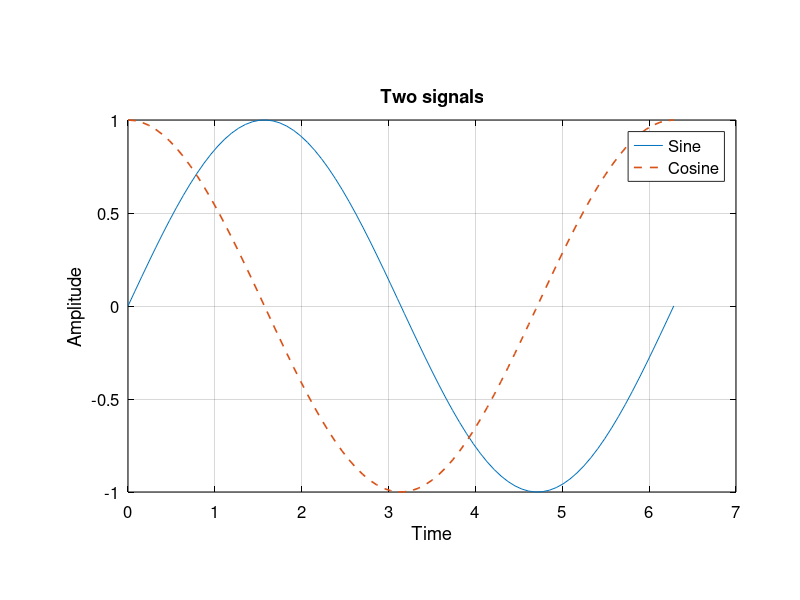

This figure's MATLAB source: (Note: this script raises an error after producing the figure.)
function results = example_profile_gallery(outputDirectory, showFigures)
%EXAMPLE_PROFILE_GALLERY Four MATLAB figures, each exported three ways.
%   From the repository root:
%     addpath(fullfile('examples', '13-profile-gallery'));
%     results = example_profile_gallery();
%   Requires LuaLaTeX, TikZ, PGFPlots and standalone on the MATLAB PATH.
%   Outputs go to .audit/profile-gallery; reruns replace this demo's products.
%   Figures remain open for experimentation. Pass ([], false) for hidden
%   figures that are closed automatically (for example in validation).
%   This is an executable .m file; .mat files store variables, not code.

    root = fileparts(fileparts(fileparts(mfilename('fullpath'))));
    addpath(fullfile(root, 'src'));
    if nargin < 1 || isempty(outputDirectory)
        outputDirectory = fullfile(root, '.audit', 'profile-gallery');
    end
    if nargin < 2, showFigures = true; end
    if exist(outputDirectory, 'dir') ~= 7, mkdir(outputDirectory); end
    visibility = 'off';
    if showFigures, visibility = 'on'; end

    names = {'lines', 'scatter', 'errorbars', 'six-column-legend'};
    variants = {'no-profile', 'single-column-85mm', 'double-column-170mm'};
    options = {{}, {'Profile', 'publication', 'Width', 'single-column'}, ...
        {'Profile', 'publication', 'Width', 'double-column'}};
    results = struct();
    failures = 0;
    for k = 1:numel(names)
        fig = figure('Name', names{k}, 'NumberTitle', 'off', ...
            'Visible', visibility, 'Color', 'white', ...
            'Units', 'pixels', 'Position', [100 100 720 432]);
        cleanup = onCleanup(@() closeHiddenFigure(fig, showFigures));
        ax = axes('Parent', fig, 'Position', [0.16 0.18 0.76 0.62], ...
            'Color', 'white', 'XColor', 'black', 'YColor', 'black', ...
            'FontSize', 12);
        makeExample(ax, k);
        % Save an editable MATLAB source figure before any export.
        sourcePath = fullfile(outputDirectory, [names{k} '.fig']);
        savefig(fig, sourcePath);
        results(k).name = names{k};
        results(k).figurePath = sourcePath;
        for j = 1:numel(variants)
            exportOptions = options{j};
            outputBase = fullfile(outputDirectory, ...
                [names{k} '-' variants{j}]);
            % No-profile is literally an export without Profile/Width.
            result = m2t.export(fig, outputBase, exportOptions{:}, ...
                'Overwrite', true);
            results(k).exports(j).variant = variants{j};
            results(k).exports(j).result = result;
            fprintf('%-19s %-24s %s\n', names{k}, variants{j}, result.status);
            if ~result.success
                failures = failures + 1;
                for d = 1:numel(result.diagnostics)
                    fprintf('  %s\n', result.diagnostics(d).message);
                end
            end
        end
        clear cleanup;
    end
    fprintf('\nOutput directory: %s\n', outputDirectory);
    if failures > 0
        warning('M2T:GalleryExportFailed', ...
            '%d exports failed. Check results and the compiler logs.', failures);
    end
end

function makeExample(ax, index)
    x = linspace(0, 2*pi, 80);
    switch index
        case 1
            plot(ax, x, sin(x), '-', x, cos(x), '--', 'LineWidth', 1.2);
            xlabel(ax, 'Time'); ylabel(ax, 'Amplitude');
            title(ax, 'Two signals', 'Color', 'black');
            legend(ax, {'Sine', 'Cosine'}, 'Location', 'northeast');
        case 2
            samples = 1:8;
            scatter(ax, samples, [1.2 1.8 1.5 2.6 2.4 3.3 3.1 4], ...
                36, [0.15 0.45 0.7], 'o', 'DisplayName', 'Samples');
            xlabel(ax, 'Sample'); ylabel(ax, 'Value');
            title(ax, 'Measured samples', 'Color', 'black');
            legend(ax, 'show', 'Location', 'northwest');
        case 3
            errorbar(ax, 1:5, [2 3 2.5 4 3.5], ...
                [0.1 0.2 0.15 0.25 0.2], [0.3 0.2 0.25 0.2 0.3], ...
                'o-', 'LineWidth', 1.2, 'DisplayName', 'Data');
            xlabel(ax, 'Sample'); ylabel(ax, 'Value');
            title(ax, 'Measurement uncertainty', 'Color', 'black');
            legend(ax, 'show', 'Location', 'northwest');
        case 4
            hold(ax, 'on');
            colors = lines(6);
            for j = 1:6
                plot(ax, x, sin(x + (j-1)*pi/8) + (j-1)*0.3, ...
                    'Color', colors(j,:), 'LineWidth', 1.2, ...
                    'DisplayName', sprintf('S%d', j));
            end
            hold(ax, 'off');
            xlabel(ax, 'Time'); ylabel(ax, 'Amplitude');
            title(ax, 'Six signals', 'Color', 'black');
            legend(ax, 'show', 'Orientation', 'horizontal', ...
                'NumColumns', 6, 'Location', 'northoutside', 'Box', 'off');
    end
    % High-level plotting commands can reset axes to the active MATLAB theme.
    % Set the supported light background after drawing, without root defaults.
    set(ax, 'Color', 'white', 'XColor', 'black', 'YColor', 'black', ...
        'FontSize', 12);
    grid(ax, 'on');
    lgd = legend(ax);
    set(lgd, 'TextColor', 'black', 'Color', 'white', 'FontSize', 12);
end

function closeHiddenFigure(fig, showFigures)
    if ~showFigures && isgraphics(fig), close(fig); end
end
